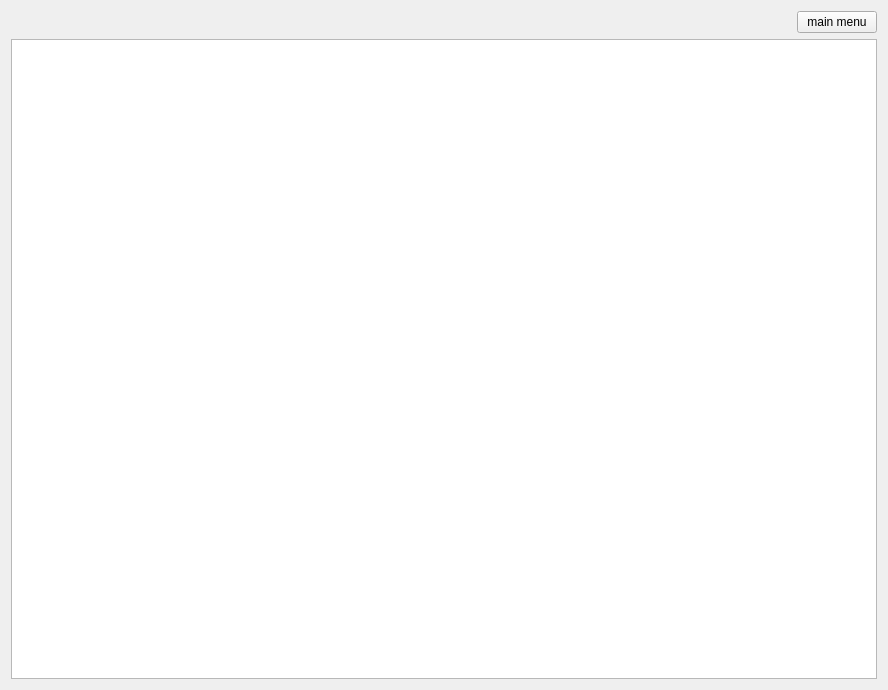
<?xml version="1.0" encoding="UTF-8"?>
<ui version="4.0">
 <class>WarehoseWindow</class>
 <widget class="QWidget" name="WarehoseWindow">
  <property name="geometry">
   <rect>
    <x>0</x>
    <y>0</y>
    <width>888</width>
    <height>690</height>
   </rect>
  </property>
  <property name="font">
   <font>
    <pointsize>40</pointsize>
   </font>
  </property>
  <property name="windowTitle">
   <string>Form</string>
  </property>
  <layout class="QVBoxLayout" name="verticalLayout_2">
   <item>
    <layout class="QVBoxLayout" name="verticalLayout">
     <item>
      <layout class="QHBoxLayout" name="horizontalLayout">
       <item>
        <spacer name="horizontalSpacer">
         <property name="orientation">
          <enum>Qt::Orientation::Horizontal</enum>
         </property>
         <property name="sizeHint" stdset="0">
          <size>
           <width>40</width>
           <height>20</height>
          </size>
         </property>
        </spacer>
       </item>
       <item>
        <widget class="QPushButton" name="menuPushButton">
         <property name="font">
          <font>
           <pointsize>9</pointsize>
          </font>
         </property>
         <property name="text">
          <string>main menu</string>
         </property>
        </widget>
       </item>
      </layout>
     </item>
     <item>
      <widget class="QTableWidget" name="productTableWidget">
       <property name="font">
        <font>
         <pointsize>11</pointsize>
        </font>
       </property>
      </widget>
     </item>
    </layout>
   </item>
  </layout>
 </widget>
 <resources/>
 <connections/>
</ui>
